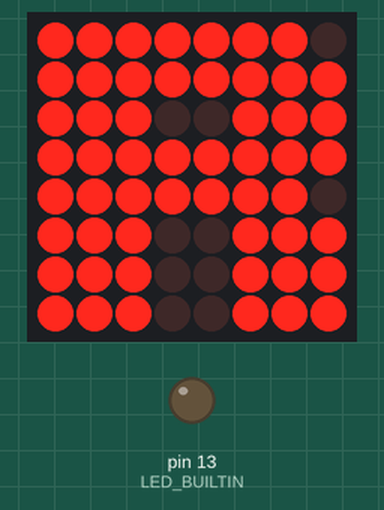
A sketch run on a simulated Arduino Uno, built with avr-gcc and run on an emulated ATmega328P. Shown: 8×8 LED matrix, output pins drawn as LEDs (lit = HIGH).

Above: at 0.1 s.
At 1.1 s:
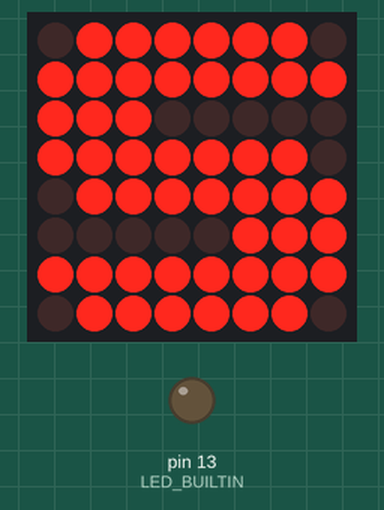
At 2.1 s:
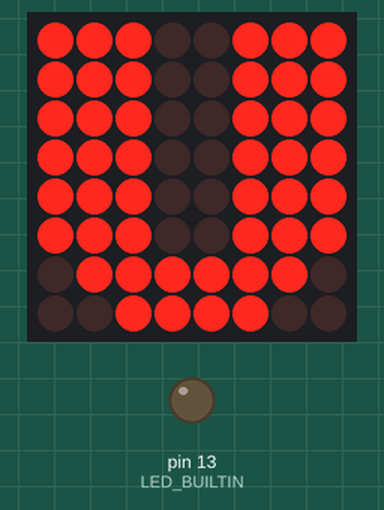
At 3.1 s:
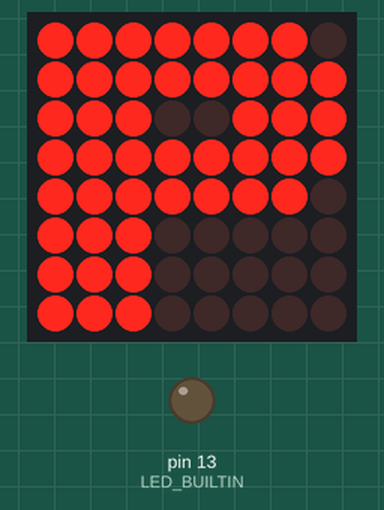

The sketch:

max7219.ino
```cpp
#include <SPI.h>
#include <Adafruit_GFX.h>
#include <Max72xxPanel.h>
#include <IRrecv.h>
#include <IRsend.h>

// GPIO14 - CLK
// GPIO12 - CS
// GPIO13 - DIN
int pinCS = 12;
Max72xxPanel m = Max72xxPanel(pinCS, 1, 1);

long unsigned int code[4] = {0xFF4AB5, 0xFF4AB5, 0xFF4AB5, 0xFF4AB5};
const uint8_t R[8] = {0xFE, 0xFF, 0xE7, 0xFF, 0xFE, 0xE7, 0xE7, 0xE7};
const uint8_t S[8] = {0x7E, 0xFF, 0xE0, 0xFE, 0x7F, 0x07, 0xFF, 0x7E};
const uint8_t V[8] = {0xE7, 0xE7, 0xE7, 0xE7, 0xE7, 0xE7, 0x7E, 0x3C};
const uint8_t P[8] = {0xFE, 0xFF, 0xE7, 0xFF, 0xFE, 0xE0, 0xE0, 0xE0};
const uint8_t* bitmap[4] = {R, S, V, P};

void setup() {
  pinMode(LED_BUILTIN, OUTPUT);
  Serial.begin(115200);
  m.setRotation(0, 0);
  m.setIntensity(5); // the brightness of the display. (0..15)
}

int last = 0;

void loop() {
  draw(bitmap[last]);
  last = (last + 1) % 4;
  delay(1000);
}

void clear() {
  m.fillScreen(0);
}

void draw(const uint8_t* x) {
  clear();
  for (int j = 0; j < 8; j++) {
    int b = 1;
    for (int i = 0; i < 8; i++) {
      if ((x[j] & b) == b) {
        m.drawPixel(7 - i, j, 1);
      }
      b = b << 1;
    }
  }
  m.write();
}
```

Measured:
- by itself, everything shown: repeats every 4.0 s, in 4 steps
- what the display in image 1 shows lasts 1.0 s, from 1.0 s to 2.0 s
